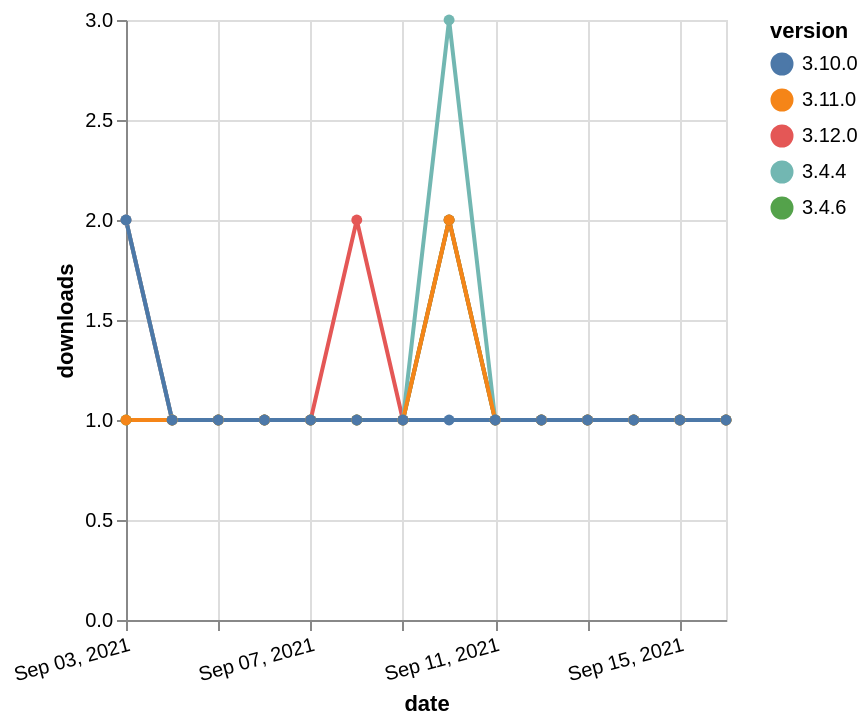

Specify this chart in Vega-Lite:
### Vega-Lite specification from a JSON file in a GitHub repository (floating-point values rounded to 4 significant figures)
{"$schema": "https://vega.github.io/schema/vega-lite/v5.json", "description": "A simple bar chart with embedded data.", "data": {"values": [{"date": "2021-09-03", "total": 175, "delta": 2, "version": "3.12.0"}, {"date": "2021-09-04", "total": 176, "delta": 1, "version": "3.12.0"}, {"date": "2021-09-05", "total": 177, "delta": 1, "version": "3.12.0"}, {"date": "2021-09-06", "total": 178, "delta": 1, "version": "3.12.0"}, {"date": "2021-09-07", "total": 179, "delta": 1, "version": "3.12.0"}, {"date": "2021-09-08", "total": 181, "delta": 2, "version": "3.12.0"}, {"date": "2021-09-09", "total": 182, "delta": 1, "version": "3.12.0"}, {"date": "2021-09-10", "total": 184, "delta": 2, "version": "3.12.0"}, {"date": "2021-09-11", "total": 185, "delta": 1, "version": "3.12.0"}, {"date": "2021-09-12", "total": 186, "delta": 1, "version": "3.12.0"}, {"date": "2021-09-13", "total": 187, "delta": 1, "version": "3.12.0"}, {"date": "2021-09-14", "total": 188, "delta": 1, "version": "3.12.0"}, {"date": "2021-09-15", "total": 189, "delta": 1, "version": "3.12.0"}, {"date": "2021-09-16", "total": 190, "delta": 1, "version": "3.12.0"}, {"date": "2021-09-03", "total": 172, "delta": 1, "version": "3.4.6"}, {"date": "2021-09-04", "total": 173, "delta": 1, "version": "3.4.6"}, {"date": "2021-09-05", "total": 174, "delta": 1, "version": "3.4.6"}, {"date": "2021-09-06", "total": 175, "delta": 1, "version": "3.4.6"}, {"date": "2021-09-07", "total": 176, "delta": 1, "version": "3.4.6"}, {"date": "2021-09-08", "total": 177, "delta": 1, "version": "3.4.6"}, {"date": "2021-09-09", "total": 178, "delta": 1, "version": "3.4.6"}, {"date": "2021-09-10", "total": 180, "delta": 2, "version": "3.4.6"}, {"date": "2021-09-11", "total": 181, "delta": 1, "version": "3.4.6"}, {"date": "2021-09-12", "total": 182, "delta": 1, "version": "3.4.6"}, {"date": "2021-09-13", "total": 183, "delta": 1, "version": "3.4.6"}, {"date": "2021-09-14", "total": 184, "delta": 1, "version": "3.4.6"}, {"date": "2021-09-15", "total": 185, "delta": 1, "version": "3.4.6"}, {"date": "2021-09-16", "total": 186, "delta": 1, "version": "3.4.6"}, {"date": "2021-09-03", "total": 339, "delta": 2, "version": "3.4.4"}, {"date": "2021-09-04", "total": 340, "delta": 1, "version": "3.4.4"}, {"date": "2021-09-05", "total": 341, "delta": 1, "version": "3.4.4"}, {"date": "2021-09-06", "total": 342, "delta": 1, "version": "3.4.4"}, {"date": "2021-09-07", "total": 343, "delta": 1, "version": "3.4.4"}, {"date": "2021-09-08", "total": 344, "delta": 1, "version": "3.4.4"}, {"date": "2021-09-09", "total": 345, "delta": 1, "version": "3.4.4"}, {"date": "2021-09-10", "total": 348, "delta": 3, "version": "3.4.4"}, {"date": "2021-09-11", "total": 349, "delta": 1, "version": "3.4.4"}, {"date": "2021-09-12", "total": 350, "delta": 1, "version": "3.4.4"}, {"date": "2021-09-13", "total": 351, "delta": 1, "version": "3.4.4"}, {"date": "2021-09-14", "total": 352, "delta": 1, "version": "3.4.4"}, {"date": "2021-09-15", "total": 353, "delta": 1, "version": "3.4.4"}, {"date": "2021-09-16", "total": 354, "delta": 1, "version": "3.4.4"}, {"date": "2021-09-03", "total": 147, "delta": 1, "version": "3.11.0"}, {"date": "2021-09-04", "total": 148, "delta": 1, "version": "3.11.0"}, {"date": "2021-09-05", "total": 149, "delta": 1, "version": "3.11.0"}, {"date": "2021-09-06", "total": 150, "delta": 1, "version": "3.11.0"}, {"date": "2021-09-07", "total": 151, "delta": 1, "version": "3.11.0"}, {"date": "2021-09-08", "total": 152, "delta": 1, "version": "3.11.0"}, {"date": "2021-09-09", "total": 153, "delta": 1, "version": "3.11.0"}, {"date": "2021-09-10", "total": 155, "delta": 2, "version": "3.11.0"}, {"date": "2021-09-11", "total": 156, "delta": 1, "version": "3.11.0"}, {"date": "2021-09-12", "total": 157, "delta": 1, "version": "3.11.0"}, {"date": "2021-09-13", "total": 158, "delta": 1, "version": "3.11.0"}, {"date": "2021-09-14", "total": 159, "delta": 1, "version": "3.11.0"}, {"date": "2021-09-15", "total": 160, "delta": 1, "version": "3.11.0"}, {"date": "2021-09-16", "total": 161, "delta": 1, "version": "3.11.0"}, {"date": "2021-09-03", "total": 169, "delta": 2, "version": "3.10.0"}, {"date": "2021-09-04", "total": 170, "delta": 1, "version": "3.10.0"}, {"date": "2021-09-05", "total": 171, "delta": 1, "version": "3.10.0"}, {"date": "2021-09-06", "total": 172, "delta": 1, "version": "3.10.0"}, {"date": "2021-09-07", "total": 173, "delta": 1, "version": "3.10.0"}, {"date": "2021-09-08", "total": 174, "delta": 1, "version": "3.10.0"}, {"date": "2021-09-09", "total": 175, "delta": 1, "version": "3.10.0"}, {"date": "2021-09-10", "total": 176, "delta": 1, "version": "3.10.0"}, {"date": "2021-09-11", "total": 177, "delta": 1, "version": "3.10.0"}, {"date": "2021-09-12", "total": 178, "delta": 1, "version": "3.10.0"}, {"date": "2021-09-13", "total": 179, "delta": 1, "version": "3.10.0"}, {"date": "2021-09-14", "total": 180, "delta": 1, "version": "3.10.0"}, {"date": "2021-09-15", "total": 181, "delta": 1, "version": "3.10.0"}, {"date": "2021-09-16", "total": 182, "delta": 1, "version": "3.10.0"}]}, "width": "container", "mark": {"type": "line", "point": {"filled": true}}, "encoding": {"x": {"field": "date", "type": "temporal", "timeUnit": "yearmonthdate", "title": "date", "axis": {"labelAngle": -15}}, "y": {"field": "delta", "type": "quantitative", "title": "downloads"}, "color": {"field": "version", "type": "nominal"}, "tooltip": {"field": "delta"}}}
